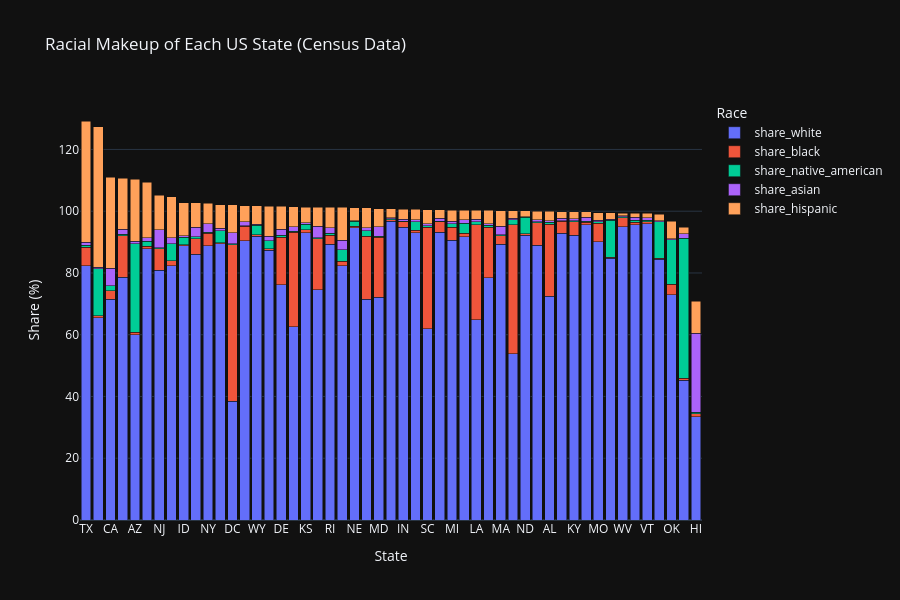

The code cell stored with this chart in its notebook:
### Code cell
# Stacked bar plot
fig = px.bar(
    state_race,
    x='Geographic area',
    y=['share_white', 'share_black', 'share_native_american', 'share_asian', 'share_hispanic'],
    title='Racial Makeup of Each US State (Census Data)',
    labels={'Geographic area': 'State', 'value': 'Share (%)', 'variable': 'Race'},
    barmode='stack',
    height=600
)
fig.update_layout(xaxis={'categoryorder':'total descending'}, template='plotly_dark')
# fig.show()

### Figure 1 — Plotly figure (JSON) as saved in the notebook; plotly's stock layout.template omitted (floating-point values rounded to 4 significant figures)
{"data": [{"hovertemplate": "Race=share_white<br>State=%{x}<br>Share (%)=%{y}<extra></extra>", "legendgroup": "share_white", "marker": {"color": "#636efa", "pattern": {"shape": ""}}, "name": "share_white", "orientation": "v", "showlegend": true, "textposition": "auto", "type": "bar", "x": ["AK", "AL", "AR", "AZ", "CA", "CO", "CT", "DC", "DE", "FL", "GA", "HI", "IA", "ID", "IL", "IN", "KS", "KY", "LA", "MA", "MD", "ME", "MI", "MN", "MO", "MS", "MT", "NC", "ND", "NE", "NH", "NJ", "NM", "NV", "NY", "OH", "OK", "OR", "PA", "RI", "SC", "SD", "TN", "TX", "UT", "VA", "VT", "WA", "WI", "WV", "WY"], "xaxis": "x", "y": [45.26, 72.51, 78.45, 59.93, 71.54, 87.77, 86.11, 38.5, 76.25, 78.67, 62.59, 33.37, 96.71, 88.82, 90.36, 94.82, 92.96, 92.23, 64.81, 89.3, 72.12, 95.69, 90.67, 91.8, 90.18, 53.8, 84.48, 71.52, 92.29, 94.72, 95.68, 80.89, 65.42, 82.33, 88.88, 92.8, 72.93, 87.39, 93.25, 89.23, 61.98, 84.82, 88.95, 82.4, 89.44, 74.6, 95.87, 82.38, 92.96, 95.04, 91.92], "yaxis": "y"}, {"hovertemplate": "Race=share_black<br>State=%{x}<br>Share (%)=%{y}<extra></extra>", "legendgroup": "share_black", "marker": {"color": "#EF553B", "pattern": {"shape": ""}}, "name": "share_black", "orientation": "v", "showlegend": true, "textposition": "auto", "type": "bar", "x": ["AK", "AL", "AR", "AZ", "CA", "CO", "CT", "DC", "DE", "FL", "GA", "HI", "IA", "ID", "IL", "IN", "KS", "KY", "LA", "MA", "MD", "ME", "MI", "MN", "MO", "MS", "MT", "NC", "ND", "NE", "NH", "NJ", "NM", "NV", "NY", "OH", "OK", "OR", "PA", "RI", "SC", "SD", "TN", "TX", "UT", "VA", "VT", "WA", "WI", "WV", "WY"], "xaxis": "x", "y": [0.5625, 23.32, 16.3, 0.9545, 2.68, 0.9177, 4.992, 50.7, 15.39, 13.37, 30.63, 1.071, 0.5635, 0.2952, 4.704, 1.688, 0.9605, 4.421, 30.78, 2.791, 19.46, 0.8198, 4.124, 1.001, 5.862, 41.83, 0.2266, 20.4, 0.3574, 0.4205, 0.7156, 6.975, 0.667, 1.567, 4.008, 3.96, 3.376, 0.5281, 3.27, 2.988, 32.83, 0.29, 7.303, 5.866, 0.385, 16.51, 0.7706, 1.427, 0.9373, 2.915, 0.3975], "yaxis": "y"}, {"hovertemplate": "Race=share_native_american<br>State=%{x}<br>Share (%)=%{y}<extra></extra>", "legendgroup": "share_native_american", "marker": {"color": "#00cc96", "pattern": {"shape": ""}}, "name": "share_native_american", "orientation": "v", "showlegend": true, "textposition": "auto", "type": "bar", "x": ["AK", "AL", "AR", "AZ", "CA", "CO", "CT", "DC", "DE", "FL", "GA", "HI", "IA", "ID", "IL", "IN", "KS", "KY", "LA", "MA", "MD", "ME", "MI", "MN", "MO", "MS", "MT", "NC", "ND", "NE", "NH", "NJ", "NM", "NV", "NY", "OH", "OK", "OR", "PA", "RI", "SC", "SD", "TN", "TX", "UT", "VA", "VT", "WA", "WI", "WV", "WY"], "xaxis": "x", "y": [45.48, 0.6593, 0.7599, 28.59, 1.715, 1.625, 0.6566, 0.3, 0.5237, 0.4554, 0.3003, 0.3881, 0.2714, 2.525, 0.2618, 0.2758, 1.873, 0.2101, 0.9573, 0.2652, 0.3409, 0.545, 1.077, 3.363, 0.5427, 1.615, 11.87, 1.788, 5.33, 1.56, 0.2875, 0.2571, 15.34, 5.577, 0.3613, 0.215, 14.38, 2.582, 0.1616, 0.6706, 0.4628, 12.03, 0.3166, 0.6574, 3.87, 0.3423, 0.3697, 3.75, 2.62, 0.2002, 3.08], "yaxis": "y"}, {"hovertemplate": "Race=share_asian<br>State=%{x}<br>Share (%)=%{y}<extra></extra>", "legendgroup": "share_asian", "marker": {"color": "#ab63fa", "pattern": {"shape": ""}}, "name": "share_asian", "orientation": "v", "showlegend": true, "textposition": "auto", "type": "bar", "x": ["AK", "AL", "AR", "AZ", "CA", "CO", "CT", "DC", "DE", "FL", "GA", "HI", "IA", "ID", "IL", "IN", "KS", "KY", "LA", "MA", "MD", "ME", "MI", "MN", "MO", "MS", "MT", "NC", "ND", "NE", "NH", "NJ", "NM", "NV", "NY", "OH", "OK", "OR", "PA", "RI", "SC", "SD", "TN", "TX", "UT", "VA", "VT", "WA", "WI", "WV", "WY"], "xaxis": "x", "y": [1.377, 0.4798, 0.4771, 0.7266, 5.543, 1.155, 2.99, 3.5, 2.0, 1.617, 1.492, 25.65, 0.4008, 0.4877, 1.337, 0.5868, 0.4264, 0.711, 0.7865, 2.842, 2.98, 1.032, 0.9542, 1.026, 0.5483, 0.5461, 0.3189, 0.9263, 0.2935, 0.2919, 1.343, 5.945, 0.4939, 2.007, 2.719, 0.7515, 0.4265, 1.379, 0.989, 1.688, 0.74, 0.3179, 0.6373, 1.012, 0.7709, 3.669, 0.9101, 3.075, 0.7908, 0.3411, 0.3877], "yaxis": "y"}, {"hovertemplate": "Race=share_hispanic<br>State=%{x}<br>Share (%)=%{y}<extra></extra>", "legendgroup": "share_hispanic", "marker": {"color": "#FFA15A", "pattern": {"shape": ""}}, "name": "share_hispanic", "orientation": "v", "showlegend": true, "textposition": "auto", "type": "bar", "x": ["AK", "AL", "AR", "AZ", "CA", "CO", "CT", "DC", "DE", "FL", "GA", "HI", "IA", "ID", "IL", "IN", "KS", "KY", "LA", "MA", "MD", "ME", "MI", "MN", "MO", "MS", "MT", "NC", "ND", "NE", "NH", "NJ", "NM", "NV", "NY", "OH", "OK", "OR", "PA", "RI", "SC", "SD", "TN", "TX", "UT", "VA", "VT", "WA", "WI", "WV", "WY"], "xaxis": "x", "y": [2.131, 2.98, 4.273, 20.14, 29.51, 17.9, 7.976, 9.1, 7.417, 16.53, 6.415, 10.36, 2.819, 10.7, 5.171, 3.318, 5.072, 2.226, 2.977, 4.926, 5.931, 1.313, 3.535, 3.154, 2.358, 2.322, 2.192, 6.413, 1.823, 4.07, 1.745, 11.12, 45.43, 13.17, 6.629, 2.13, 5.696, 9.751, 2.733, 6.668, 4.475, 2.037, 2.856, 39.27, 7.663, 6.153, 1.38, 10.61, 3.323, 0.9042, 5.988], "yaxis": "y"}], "layout": {"barmode": "stack", "height": 600, "legend": {"title": {"text": "Race"}, "tracegroupgap": 0}, "title": {"text": "Racial Makeup of Each US State (Census Data)"}, "xaxis": {"anchor": "y", "categoryorder": "total descending", "domain": [0, 1], "title": {"text": "State"}}, "yaxis": {"anchor": "x", "domain": [0, 1], "title": {"text": "Share (%)"}}}}
